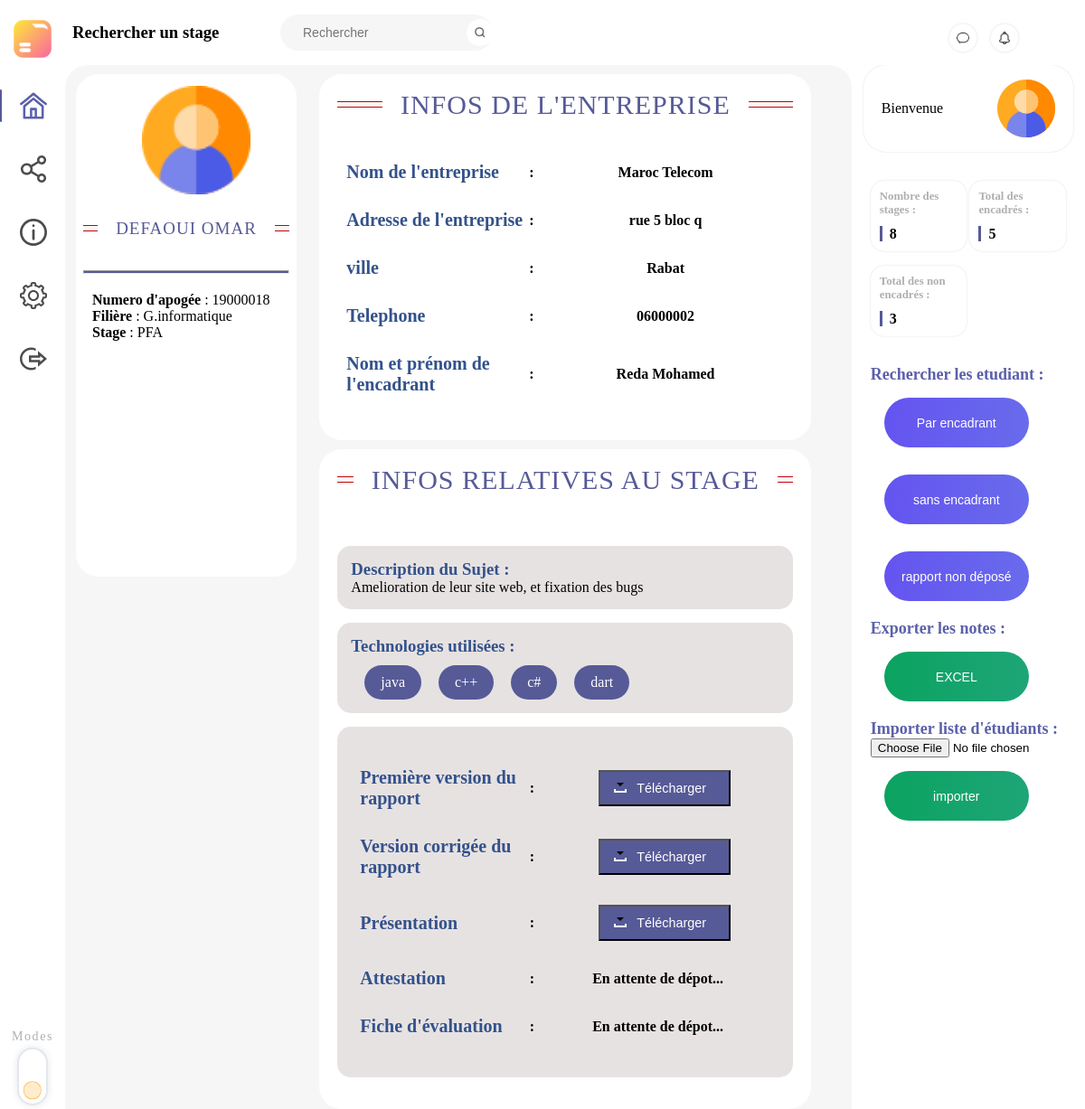
Screenshot of /admin/visualiser_stage.php?id_stage=2 (signed in) with the database file from the repository.
### tables this page shows
CREATE TABLE `etudiant` (
  `id_etudiant` int(15) NOT NULL,
  `prenom` varchar(30) NOT NULL,
  `nom` varchar(30) NOT NULL,
  `email` varchar(50) NOT NULL,
  `code` varchar(25) NOT NULL,
  `photo` varchar(80) DEFAULT NULL,
  `filiere` varchar(25) NOT NULL
);

CREATE TABLE `entreprise` (
  `id_entreprise` int(20) NOT NULL,
  `nom_entreprise` varchar(30) NOT NULL,
  `adresse` varchar(30) DEFAULT NULL,
  `ville` varchar(30) DEFAULT NULL,
  `tel` varchar(30) DEFAULT NULL
);

CREATE TABLE `stage` (
  `id_stage` int(15) NOT NULL,
  `intitule_sujet` varchar(30) DEFAULT NULL,
  `description_sujet` varchar(300) DEFAULT NULL,
  `technologies` varchar(90) DEFAULT NULL,
  `premiere_version` varchar(200) DEFAULT NULL,
  `version_corrige` varchar(200) DEFAULT NULL,
  `presentation` varchar(200) DEFAULT NULL,
  `attestation_stage` varchar(200) DEFAULT NULL,
  `fiche_evalution` varchar(200) DEFAULT NULL,
  `nom_encadrant` varchar(200) DEFAULT NULL,
  `prenom_encardrant` varchar(30) DEFAULT NULL,
  `note` int(10) DEFAULT NULL,
  `est_valide` tinyint(1) DEFAULT 0,
  `type` varchar(10) DEFAULT NULL,
  `id_enseignant` int(20) DEFAULT NULL,
  `id_entreprise` int(20) DEFAULT NULL,
  `id_etudiant` int(20) DEFAULT NULL,
  `duree` int(3) DEFAULT NULL,
  `nom_binome` varchar(20) DEFAULT NULL,
  `prenom_binome` varchar(20) DEFAULT NULL,
  `photo_binome` varchar(80) DEFAULT NULL,
  `creation_date` date DEFAULT NULL
);

### admin/visualiser_stage.php (the view, shortened to what this page needs)
<?php
if(isset($_SESSION["id"])){
    include("../connexion.php");
    if(isset($_GET['id_stage'])){
     $id_stage = $_GET['id_stage'];
     $requetteStage = "SELECT * FROM stage WHERE id_stage = $id_stage";
     $resultatStage = mysqli_query($link, $requetteStage);
     $dataStage = mysqli_fetch_assoc($resultatStage);
     $id_stage = $dataStage['id_stage'];
     $description_sujet = $dataStage['description_sujet'];
     $technologies = $dataStage['technologies'];
     $techs = explode(",",$technologies);
     $premiere_version = $dataStage['premiere_version'];
     $version_corrige = $dataStage['version_corrige'];
     $presentation = $dataStage['presentation'];
     $attestation_stage = $dataStage['attestation_stage'];
     $fiche_evalution = $dataStage['fiche_evalution'];
     $nom_encadrant = $dataStage['nom_encadrant'];
     $prenom_encardrant = $dataStage['prenom_encardrant'];
     $id_entreprise = $dataStage['id_entreprise'];
    $requettestudent= "SELECT *from etudiant where id_etudiant in(select id_etudiant from stage where id_stage=$id_stage) ";
    $resultatstudent = mysqli_query($link,$requettestudent);
    $datastudent = mysqli_fetch_assoc($resultatstudent);
    $nom_etudiant = $datastudent['nom'];
    $prenom_etudiant = $datastudent['prenom'];
    $id_student = $datastudent['id_etudiant'];
         $requetteEntreprise = "SELECT * FROM entreprise WHERE id_entreprise = $id_entreprise and id_entreprise is not null";
         $resultatEntreprise = mysqli_query($link, $requetteEntreprise);
         $dataEntreprise = mysqli_fetch_assoc($resultatEntreprise);
             $nom_entreprise = $dataEntreprise['nom_entreprise'];
             $adresse_entreprise = $dataEntreprise['adresse'];
             $ville_entreprise = $dataEntreprise['ville'];
             $tel_entreprise = $dataEntreprise['tel'];
             $compteur = "select * from stage";
             $compt1 = mysqli_query($link,$compteur);
             $n1=mysqli_num_rows($compt1);
             $compteur2 = "select * from stage where id_enseignant is null";
             $compt2 = mysqli_query($link,$compteur2);
             $n2=mysqli_num_rows($compt2);
    }}
     else{
         header("location: ../index.php");
     }
     ?>
<!DOCTYPE html>
<html lang="fr">
<head>
    <link rel="stylesheet" href="css/style_accueil_nav.css">
    <link rel="stylesheet" href="css/style_visualiser_stage.css">
    <link rel="stylesheet" href="css/right_section.css">
    <link rel="stylesheet" href="../main_style1.css">
    <link rel="stylesheet" href="css/style_right_side_admin.css">
</head>
<body>
    <nav>
        <div id="logo_container">
            <img src="../assets/local_assets/images/logo.png" alt="Logo" id="logo" onClick="window.open('accueil_enseignant.php', '_self')">
        </div>
        <div id="nav_center">
            <div id="titre">
            <h3>Rechercher un stage</h3>
        </div>
            <div id="search_bar">
                <input type="text" name="search" placeholder="Rechercher">
                <img src="../assets/local_assets/images/search.png" alt="search" class="rounded_icon_light">
            </div>
        </div>
            <div id="nav_right">
            <img src="../assets/local_assets/images/conv.png" alt="chat" class="rounded_icon_dark">
            <img src="../assets/local_assets/images/notification.png" alt="notifications" class="rounded_icon_dark">
        </div>
    </nav>
    <div id="content">
        <aside id="left_side">
            <div id="left_navition">
                <li><a href="accueil_admin.php" class="nav_active">
                        <div></div><img src="../assets/local_assets/svg/home.svg" alt="" onClick="window.open('accueil_enseignant.php', '_self')">
                    </a></li>
                <li><a href="https://www.facebook.com/sharer/sharer.php?u=http://www.gestionstage.rf.gd/" target="_blank">
                        <div></div><img src="../assets/local_assets/svg/share.svg" alt="">
                    </a></li>
                <li><a href="#">
                        <div></div><img src="../assets/local_assets/svg/about.svg" alt="">
                    </a></li>
                <li><a href="#">
                        <div></div><img src="../assets/local_assets/svg/settings.svg" alt="" onClick="window.open('../profile/profile.php', '_self')">
                    </a></li>
                    <li><a href="../deconnexion.php">
                        <div></div><img src="../assets/local_assets/svg/signout.svg" alt="">
                    </a></li>
            </div>
            <div id="modes">
                <p>Modes</p>
                <div id="mode_toggle">
                    <label>
                        <div class='toggle-slot'>
                            <div class='sun-icon-wrapper'>
                                <div class="iconify sun-icon" data-icon="feather-sun" data-inline="false"></div>
                            </div>
                            <div class='toggle-button'></div>
                        </div>
                    </label>
                </div>
            </div>
        </aside>
        <main>
                <div class="etudiant">
                    <div class="seven1">
                    <img src="../assets/local_assets/images/user_icon.png" alt="user_icon" class="user_icon">
                    <h2 style="font-family: 'Raleway';"><?php echo $prenom_etudiant.' '. $nom_etudiant ?> </h2>
                    </div>
                 <div class=center>
                 <hr class='n'>
                 <div class='infor'>
                     <p> <strong> Numero d'apogée</strong> : <?php echo $id_student ?></p>
                     <p> <strong>Filière </strong>: G.informatique</p>
                     <p> <strong> Stage</strong> : PFA</p>
                    </div>
                 </div>
                </div>
                <div class="lefty">
                <div class="entreprise">
                <div class="seven">
                    <h2>Infos de l'entreprise</h2>
                    </div>
                    <table>
                        <tr>
                            <th class="cont">Nom de l'entreprise </th>
                            <th>:</th>
                            <th class="conte"><?php echo $nom_entreprise ?> </th>
                        </tr>
                        <tr>
                            <th class="cont">Adresse de l'entreprise </th>
                            <th>:</th>
                            <th class="conte"><?php echo $adresse_entreprise ?></th>
                        </tr>
                        <tr>
                            <th class="cont">ville </th>
                            <th>:</th>
                            <th class="conte"><?php echo $ville_entreprise ?></th>
                        </tr>
                        <tr>
                            <th class="cont">Telephone</th>
                            <th>:</th>
                            <th class="conte"><?php echo $tel_entreprise ?></th>
                        </tr>
                        <tr>
                            <th class="cont">Nom et prénom de l'encadrant</th>
                            <th>:</th>
                            <th class="conte"><?php echo $nom_encadrant.' '. $prenom_encardrant ?></th>
                        </tr>
                    </table>
                </div>
                <div class="stage">
                    <div class="seven">
                    <h2>Infos relatives au stage</h2>
                    </div>
                    <Div class="description">
                    <h3 class='titles'>Description du Sujet : </h3>
                    <p style=" text-align:justify;"><?php echo $description_sujet ?></p>
                    </Div>
                    <div class="description1">
                        <h3 class="titles">Technologies utilisées :</h3>
                           <?php
                           foreach($techs as $tech){ echo " <div class='techs'> ".$tech." </div>";
                           }
                            ?>
                    </div>
                    <div class="description1">
                    <table>
                        <form action="" method="POST">
                        <tr>
                            <th class="cont">Première version du rapport</th>
                            <th>:</th>
                            <?php
                                $check ="select premiere_version from stage where id_stage='$id_stage'";
                                $check_result = mysqli_query($link,$check);
                                $check_values=mysqli_fetch_assoc($check_result);
                                    if($check_values && $check_values["premiere_version"]!=null) {
                                        echo "<th class='conte'><button type='submit' name='first' class='button1'><a href='../assets/local_assets/test/$premiere_version' download>Télécharger</button></th>";}
                                    else echo"<th>En attente de dépot...</th>";
                                ?>
                        </tr>
                        <tr>
                            <th class="cont">Version corrigée du rapport</th>
                            <th>:</th>
                            <?php
                                $check ="select version_corrige from stage where id_stage='$id_stage'";
                                $check_result = mysqli_query($link,$check);
                                $check_values=mysqli_fetch_assoc($check_result);
                                    if($check_values && $check_values["version_corrige"]!=null) {
                                        echo "<th class='conte'> <button type='submit' name='second' class='button1'><a href='../assets/local_assets/test/$version_corrige' download>Télécharger </button></th>";}
                                    else echo"<th>En attente de dépot...</th>";
                                ?>
                        </tr>
                        <tr>
                            <th class="cont">Présentation</th>
                            <th>:</th>
                            <?php
                                $check ="select presentation from stage where id_stage='$id_stage'";
                                $check_result = mysqli_query($link,$check);
                                $check_values=mysqli_fetch_assoc($check_result);
                                    if($check_values && $check_values["presentation"]!=null) {
                                        echo "<th class='conte'> <button type='submit' name='third' class='button1'><a href='../assets/local_assets/test/$presentation' download>Télécharger </button></th>";}
                                    else echo"<th>En attente de dépot...</th>";
                                ?>
                        </tr>
                        <tr>
                            <th class="cont">Attestation</th>
                            <th>:</th>
                            <?php
                                $check ="select attestation_stage from stage where id_stage='$id_stage'";
                                $check_result = mysqli_query($link,$check);
                                $check_values=mysqli_fetch_assoc($check_result);
                                    if($check_values && $check_values["attestation_stage"]!=null) {
                                        echo "<th class='conte'> <button type='submit' name='fourth' class='button1'><a href='../assets/local_assets/test/$attestation_stage' download>Télécharger </button></th>";}
                                    else echo"<th>En attente de dépot...</th>";
                                ?>
                        </tr>
                        <tr>
                            <th class="cont">Fiche d'évaluation</th>
                            <th>:</th>
                            <?php
                                $check ="select fiche_evalution from stage where id_stage='$id_stage'";
                                $check_result = mysqli_query($link,$check);
                                $check_values=mysqli_fetch_assoc($check_result);
                                    if($check_values && $check_values["fiche_evalution"]!=null) {
                                        echo "<th class='conte'> <button type='submit' name='fourth' class='button1'><a href='../assets/local_assets/test/$fiche_evalution' download>Télécharger </button></th>";}
                                    else echo"<th>En attente de dépot...</th>";
                                ?>
                        </tr>
                        </form>
                    </table>
                    </div>
                </div>
            </div>
        </main>
        <aside id="right_side">
            <div id="hello_container" onClick="window.open('../profile/profile.php', '_self')">
                <p>Bienvenue</p>
                <img src="../assets/local_assets/images/user_icon.png" alt="user_icon">
            </div>
            <div id="right_container">
                <div id="overview_container">
                    <div class="overview">
                        <p class="overview_name">Nombre des stages :</p>
                        <b class="overview_data"><?php echo $n1?></b>
                    </div>
                    <div class="overview">
                        <p class="overview_name">Total des encadrés :</p>
                        <b class="overview_data"><?php echo ($n1-$n2)?></b>
                    </div>
                    <div class="overview">
                        <p class="overview_name">Total des non encadrés :</p>
                        <b class="overview_data"><?php echo $n2?></b>
                    </div>
                </div>
                <div id="activity_container">
                    <div class="links">
                        <p class="titre">Rechercher les etudiant  :</p>
                        <a href="recherche par encadrant.php"><button class="bn632-hover bn23" class='b_rechercher'>Par encadrant</button></a>
                        <a href="recherche_etudiant_sans_encadrant.php"><button class="bn632-hover bn23" class='b_rechercher'>sans encadrant</button></a>
                        <a href="recherche_rapport_non_deposer.php"><button class="bn632-hover bn23" class='b_rechercher'>rapport non déposé</button></a>
                    </div>
                    <div class="exel">
                        <p class="titre">Exporter les notes :</p>
                        <a href="csv.php"><button class="bn632-hover bn22">EXCEL</button></a>
                    </div>
                   <div class="exel">
                <form action="#" method="post" enctype="multipart/form-data">
            <p class="titre"> Importer liste d'étudiants :</p>
            <input type="file" name="fileToUpload" id="fileToUpload" class="">
            <input type="submit" value="importer" name="submit" class="bn632-hover bn22">
        </form>
                </div>
                </div>
            </div>
        </aside>
    </div>
</body>
</html>

### rows the page displays
etudiant: prenom "DEFAOUI", nom "OMAR", id_etudiant "19000018"
entreprise: nom_entreprise "Maroc Telecom", adresse "rue 5 bloc q", ville "Rabat", tel "06000002"
stage: nom_encadrant "Reda", prenom_encardrant "Mohamed", description_sujet "Amelioration de leur site web, et fixation des bugs", technologies "java", technologies "c++", technologies "c#", technologies "dart"

### other values shown
$n1 "8"
$n1-$n2 "5"
$n2 "3"
